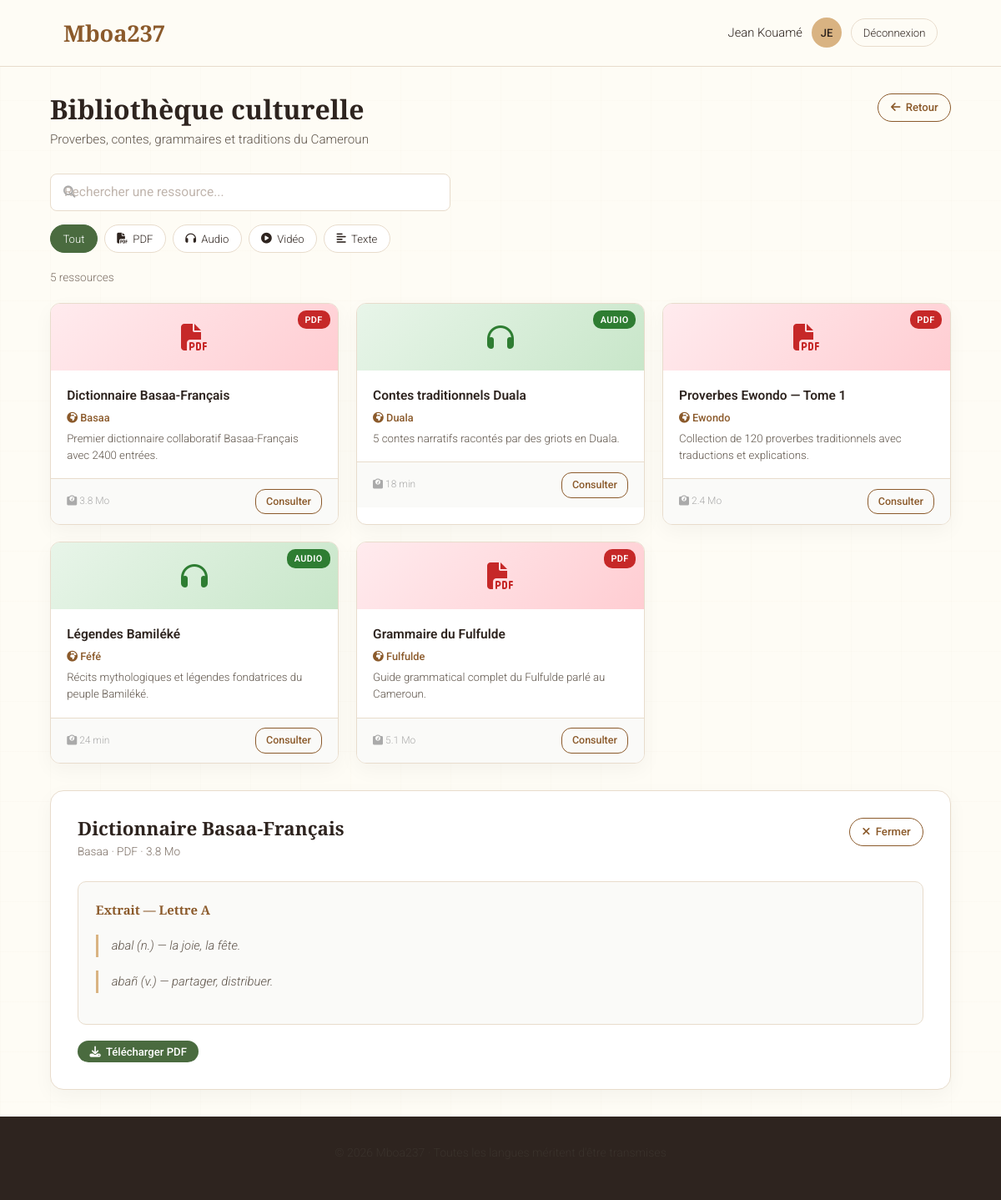
The page /apprenant/bibliotheque.php?id=4 (signed in) on the database its author committed.
### tables this page shows
CREATE TABLE IF NOT EXISTS ressources (
    id          INT AUTO_INCREMENT PRIMARY KEY,
    titre       VARCHAR(200) NOT NULL,
    langue      VARCHAR(80)  NOT NULL,
    type        ENUM('pdf','audio','video','texte') DEFAULT 'pdf',
    taille      VARCHAR(30),
    description TEXT,
    contenu     JSON,
    created_at  TIMESTAMP DEFAULT CURRENT_TIMESTAMP
);

### config/session.php (called while the page is built, shortened)
<?php
function e(string $str): string {
    return htmlspecialchars($str, ENT_QUOTES, 'UTF-8');
}

### includes/functions.php (called while the page is built, shortened)
<?php
function getRessources(?string $type = null, ?string $search = null): array {
    $pdo  = getPDO();
    $sql  = 'SELECT * FROM ressources WHERE 1=1';
    $args = [];
    $sql .= ' ORDER BY langue, titre';
    $stmt = $pdo->prepare($sql);
    $stmt->execute($args);
    $rows = $stmt->fetchAll();
    return $rows;
}
function getRessourceById(int $id): ?array {
    $pdo  = getPDO();
    $stmt = $pdo->prepare('SELECT * FROM ressources WHERE id = ?');
    $stmt->execute([$id]);
    $row = $stmt->fetch();
    if ($row && is_string($row['contenu'])) {
        $row['contenu'] = json_decode($row['contenu'], true) ?? [];
    }
    return $row ?: null;
}

### apprenant/bibliotheque.php (the view, shortened to what this page needs)
<?php
require_once __DIR__ . '/../config/session.php';
require_once __DIR__ . '/../includes/auth.php';
require_once __DIR__ . '/../includes/functions.php';
$type   = $_GET['type']   ?? null;
$search = $_GET['search'] ?? null;
$ressId = isset($_GET['id']) ? (int)$_GET['id'] : null;
$ressources = getRessources($type ?: null, $search ?: null);
$ressource  = $ressId ? getRessourceById($ressId) : null;
include __DIR__ . '/../includes/header.php';
?>
<div class="container page-body">
    <div class="biblio-header">
        <div>
            <h1>Bibliothèque culturelle</h1>
            <p class="biblio-sous-titre">Proverbes, contes, grammaires et traditions du Cameroun</p>
        </div>
        <a href="dashboard.php" class="btn btn-secondary btn-sm">
            <i class="fas fa-arrow-left"></i> Retour
        </a>
    </div>
    <div class="biblio-controls">
        <form method="GET" action="bibliotheque.php" class="search-form">
            <div class="search-wrap">
                <input type="text" name="search" class="search-input"
                       placeholder="Rechercher une ressource..."
                       value="<?= e($search ?? '') ?>">
            </div>
        </form>
        <div class="type-filtres">
            <a href="bibliotheque.php<?= $search ? '?search='.urlencode($search) : '' ?>"
               class="filtre-btn <?= !$type ? 'active':'' ?>">Tout</a>
            <?php foreach (['pdf'=>'PDF','audio'=>'Audio','video'=>'Vidéo','texte'=>'Texte'] as $v => $lbl): ?>
            <a href="bibliotheque.php?type=<?= $v ?><?= $search ? '&search='.urlencode($search) : '' ?>"
               class="filtre-btn <?= $type===$v ? 'active':'' ?>">
                <?php $typeIcons = ['pdf'=>'fas fa-file-pdf','audio'=>'fas fa-headphones','video'=>'fas fa-play-circle','texte'=>'fas fa-align-left']; ?>
                <i class="<?= $typeIcons[$v] ?>"></i> <?= $lbl ?>
            </a>
            <?php endforeach; ?>
        </div>
    </div>
    <p class="nb-resultats"><?= count($ressources) ?> ressource<?= count($ressources)>1?'s':'' ?></p>
    <?php if (empty($ressources)): ?>
        <div class="vide-msg">
            <i class="fas fa-search"></i>
            <p>Aucune ressource ne correspond à votre recherche.</p>
        </div>
    <?php else: ?>
    <div class="ressources-grid">
        <?php
        $icons  = ['pdf'=>'fas fa-file-pdf','audio'=>'fas fa-headphones','video'=>'fas fa-play-circle','texte'=>'fas fa-align-left'];
        foreach ($ressources as $r):
            $icon = $icons[$r['type']] ?? 'fas fa-file';
        ?>
        <a href="bibliotheque.php?id=<?= (int)$r['id'] ?><?= $type?'&type='.urlencode($type):'' ?><?= $search?'&search='.urlencode($search):'' ?>"
           class="ressource-card" style="text-decoration:none;color:inherit;">
            <div class="card-banner banner-<?= e($r['type']) ?>">
                <i class="<?= e($icon) ?>"></i>
                <span class="card-type-badge badge-<?= e($r['type']) ?>"><?= strtoupper($r['type']) ?></span>
            </div>
            <div class="card-body">
                <div class="card-titre"><?= e($r['titre']) ?></div>
                <div class="card-langue"><i class="fas fa-globe-africa"></i> <?= e($r['langue']) ?></div>
                <p class="card-desc"><?= e($r['description'] ?? '') ?></p>
            </div>
            <div class="card-footer">
                <span class="card-taille"><i class="fas fa-weight"></i> <?= e($r['taille'] ?? '—') ?></span>
                <span class="card-btn">Consulter</span>
            </div>
        </a>
        <?php endforeach; ?>
    </div>
    <?php endif; ?>
    <?php if ($ressource): ?>
    <div class="ressource-apercu">
        <div class="apercu-header">
            <div>
                <h2><?= e($ressource['titre']) ?></h2>
                <p class="apercu-meta">
                    <?= e($ressource['langue']) ?> ·
                    <?= strtoupper($ressource['type']) ?> ·
                    <?= e($ressource['taille'] ?? '') ?>
                </p>
            </div>
            <a href="bibliotheque.php<?= $type?'?type='.urlencode($type):'' ?>"
               class="btn btn-secondary btn-sm">
                <i class="fas fa-times"></i> Fermer
            </a>
        </div>
        <?php $c = $ressource['contenu'] ?? []; ?>
        <?php if (($c['type'] ?? '') === 'texte'): ?>
            <div class="apercu-texte"><?= $c['texte'] ?? '' ?></div>
        <?php endif; ?>
        <div style="margin-top:1.2rem;">
            <button class="btn btn-primary btn-sm" onclick="showToast('Téléchargement simulé (démo)','info')">
                <i class="fas fa-download"></i>
                <?= $ressource['type']==='audio' ? 'Télécharger Audio' : ($ressource['type']==='video' ? 'Voir la vidéo' : 'Télécharger PDF') ?>
            </button>
        </div>
    </div>
    <?php endif; ?>
</div>
<?php include __DIR__ . '/../includes/footer.php'; ?>

### assets/css/style.css (style rules this page uses)
:root { --fond: #fefcf5; --texte: #2e241f; --primaire: #8b5a2b; --secondaire: #4a6b3f; --accent: #d9b382; --bordure: #e8dccc; --carte: #ffffff; --ombre: 0 8px 24px rgba(0,0,0,.04); --radius: 12px; --tr: all 0.2s ease; }
*, *::before, *::after { margin:0; padding:0; box-sizing:border-box; }
html { scroll-behavior: smooth; }
body { background-color: var(--fond); color: var(--texte); font-family: 'Roboto', sans-serif; font-weight: 300; line-height: 1.6; min-height: 100vh; background-image: linear-gradient(rgba(200,180,150,.03) 1px, transparent 1px), linear-gradient(90deg, rgba(200,180,150,.03) 1px, transparent 1px); background-size: 60px 60px; }
h1, h2, h3 { font-family: 'Playfair Display', serif; font-weight: 600; line-height: 1.2; color: var(--texte); }
h1 { font-size: clamp(1.8rem, 5vw, 3rem); }
h2 { font-size: clamp(1.4rem, 3vw, 2rem); }
a { text-decoration: none; color: inherit; transition: var(--tr); }
p { color: #3a322c; margin-bottom: .8rem; }
.container { width: 90%; max-width: 1280px; margin: 0 auto; padding: 0 1rem; }
.btn { display: inline-flex; align-items: center; gap: .4rem; font-family: 'Roboto', sans-serif; font-weight: 500; border-radius: 40px; cursor: pointer; transition: var(--tr); border: none; text-decoration: none; }
.btn-primary { background: var(--secondaire); color: white; padding: .8rem 2rem; font-size: 1rem; }
.btn-secondary { background: transparent; color: var(--primaire); border: 1.5px solid var(--primaire); padding: .7rem 1.8rem; font-size: .95rem; }
.btn-sm { padding: .35rem .9rem; font-size: .82rem; border-radius: 20px; }
input[type=text], input[type=email], input[type=password], select, textarea { width: 100%; padding: .78rem 1rem; border: 1px solid var(--bordure); border-radius: 8px; font-family: 'Roboto', sans-serif; font-size: .97rem; color: var(--texte); background: white; transition: var(--tr); }
input::placeholder { color: #c0b5ad; }

### rows shown on the page
ressources: type "PDF", titre "Dictionnaire Basaa-Français", langue "Basaa", description "Premier dictionnaire collaboratif Basaa-Français avec 2400 entrées.", taille "3.8 Mo"
ressources: type "AUDIO", titre "Contes traditionnels Duala", langue "Duala", description "5 contes narratifs racontés par des griots en Duala.", taille "18 min"
ressources: type "PDF", titre "Proverbes Ewondo — Tome 1", langue "Ewondo", description "Collection de 120 proverbes traditionnels avec traductions et explications.", taille "2.4 Mo"
ressources: type "AUDIO", titre "Légendes Bamiléké", langue "Féfé", description "Récits mythologiques et légendes fondatrices du peuple Bamiléké.", taille "24 min"
ressources: type "PDF", titre "Grammaire du Fulfulde", langue "Fulfulde", description "Guide grammatical complet du Fulfulde parlé au Cameroun.", taille "5.1 Mo"

### other values the page prints
$user['nom'] "Jean Kouamé"
mb_strtoupper(mb_substr($user['nom'], 0, 2)) "JE"
$lbl "PDF"
$lbl "Audio"
$lbl "Vidéo"
$lbl "Texte"
count($ressources) "5"
$c['texte'] "Extrait — Lettre A abal (n.) — la joie, la fête. abañ (v.) — partager, distribuer."
